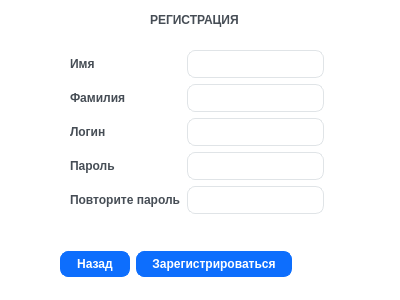
<?xml version="1.0" encoding="UTF-8"?>
<ui version="4.0">
 <class>Dialog</class>
 <widget class="QDialog" name="Dialog">
  <property name="geometry">
   <rect>
    <x>0</x>
    <y>0</y>
    <width>400</width>
    <height>300</height>
   </rect>
  </property>
  <property name="windowTitle">
   <string>Dialog</string>
  </property>
  <property name="styleSheet">
   <string notr="true">QWidget {
  background-color: #fff;
}
QLabel {
  color: #464d55;
  font-weight: 600;
}
QLabel#heading {
  color: #0f1925;
  font-size: 18px;
  margin-bottom: 10px;
}
QLabel#subheading {
  color: #0f1925;
  font-size: 12px;
  font-weight: normal;
  margin-bottom: 10px;
}
QLineEdit {
  border-radius: 8px;
  border: 1px solid #e0e4e7;
  padding: 5px 15px;
}
QLineEdit:focus {
  border: 1px solid #d0e3ff;
}
QLineEdit::placeholder {
  color: #767e89;
}
QPushButton {
  background-color: #0d6efd;
  color: #fff;
  font-weight: 600;
  border-radius: 8px;
  border: 1px solid #0d6efd;
  padding: 5px 15px;
  margin-top: 10px;
  outline: 0px;
}
QPushButton:hover,
QPushButton:focus {
  background-color: #0b5ed7;
  border: 3px solid #9ac3fe;
}
QWidget {
  background-color: #fff;
}
QLabel {
  color: #464d55;
  font-weight: 600;
}
QLabel#heading {
  color: #0f1925;
  font-size: 18px;
  margin-bottom: 10px;
}

QLabel#subheading {
  color: #0f1925;
  font-size: 12px;
  font-weight: normal;
  margin-bottom: 10px;
}
QLineEdit {
  border-radius: 8px;
  border: 1px solid #e0e4e7;
  padding: 5px 15px;
}

QLineEdit:focus {
  border: 1px solid #d0e3ff;
}

QLineEdit::placeholder {
  color: #767e89;
}
QPushButton {
  background-color: #0d6efd;
  color: #fff;
  font-weight: 600;
  border-radius: 8px;
  border: 1px solid #0d6efd;
  padding: 5px 15px;
  margin-top: 10px;
  outline: 0px;
}
QPushButton:hover,
QPushButton:focus {
  background-color: #0b5ed7;
  border: 3px solid #9ac3fe;
}</string>
  </property>
  <widget class="QLabel" name="label">
   <property name="geometry">
    <rect>
     <x>150</x>
     <y>10</y>
     <width>111</width>
     <height>20</height>
    </rect>
   </property>
   <property name="text">
    <string>РЕГИСТРАЦИЯ</string>
   </property>
  </widget>
  <widget class="QWidget" name="">
   <property name="geometry">
    <rect>
     <x>70</x>
     <y>50</y>
     <width>254</width>
     <height>166</height>
    </rect>
   </property>
   <layout class="QGridLayout" name="gridLayout">
    <item row="0" column="0">
     <widget class="QLabel" name="label_2">
      <property name="text">
       <string>Имя</string>
      </property>
     </widget>
    </item>
    <item row="0" column="1">
     <widget class="QLineEdit" name="name"/>
    </item>
    <item row="1" column="0">
     <widget class="QLabel" name="label_3">
      <property name="text">
       <string>Фамилия</string>
      </property>
     </widget>
    </item>
    <item row="2" column="0">
     <widget class="QLabel" name="label_4">
      <property name="text">
       <string>Логин</string>
      </property>
     </widget>
    </item>
    <item row="3" column="0">
     <widget class="QLabel" name="label_5">
      <property name="text">
       <string>Пароль</string>
      </property>
     </widget>
    </item>
    <item row="3" column="1">
     <widget class="QLineEdit" name="password_1"/>
    </item>
    <item row="4" column="0">
     <widget class="QLabel" name="label_6">
      <property name="text">
       <string>Повторите пароль</string>
      </property>
     </widget>
    </item>
    <item row="4" column="1">
     <widget class="QLineEdit" name="password_2"/>
    </item>
    <item row="1" column="1">
     <widget class="QLineEdit" name="First_name"/>
    </item>
    <item row="2" column="1">
     <widget class="QLineEdit" name="login"/>
    </item>
   </layout>
  </widget>
  <widget class="QWidget" name="">
   <property name="geometry">
    <rect>
     <x>60</x>
     <y>240</y>
     <width>232</width>
     <height>39</height>
    </rect>
   </property>
   <layout class="QGridLayout" name="gridLayout_2">
    <item row="0" column="0">
     <widget class="QPushButton" name="pushButton">
      <property name="text">
       <string>Назад</string>
      </property>
     </widget>
    </item>
    <item row="0" column="1">
     <layout class="QHBoxLayout" name="horizontalLayout">
      <item>
       <widget class="QPushButton" name="pushButton_2">
        <property name="text">
         <string>Зарегистрироваться</string>
        </property>
       </widget>
      </item>
     </layout>
    </item>
   </layout>
  </widget>
 </widget>
 <resources/>
 <connections/>
</ui>
